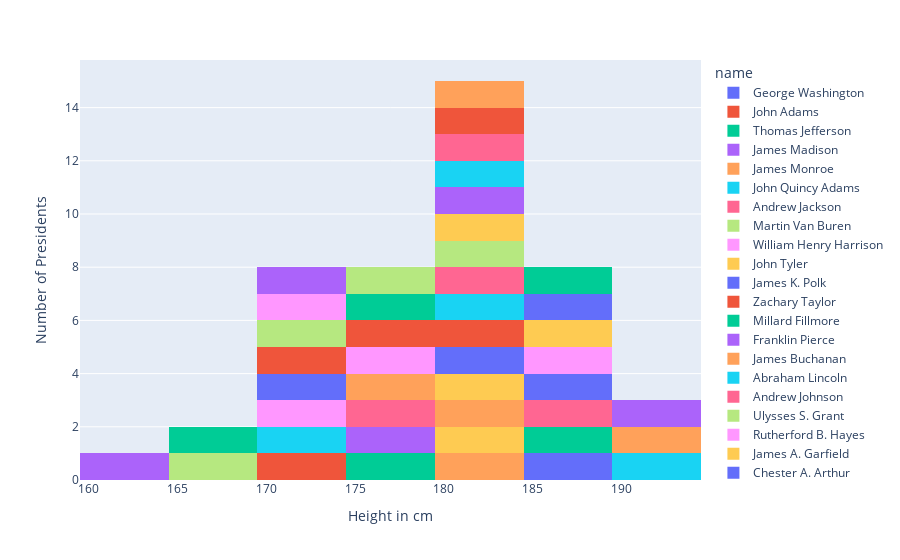

Write notebook code for a chart like this one.
### Markdown cell above
### Histogram

### Code cell
fig = px.histogram(newData, x="height", color='name')
fig.layout.yaxis.title.text="Number of Presidents"
fig.layout.xaxis.title.text="Height in cm"

fig.show()

### Figure 1 — Plotly figure (JSON) as saved in the notebook; plotly's stock layout.template omitted (floating-point values rounded to 4 significant figures)
{"data": [{"alignmentgroup": "True", "bingroup": "x", "hovertemplate": "name=George Washington<br>height=%{x}<br>count=%{y}<extra></extra>", "legendgroup": "George Washington", "marker": {"color": "#636efa", "pattern": {"shape": ""}}, "name": "George Washington", "offsetgroup": "George Washington", "orientation": "v", "showlegend": true, "type": "histogram", "x": [189], "xaxis": "x", "yaxis": "y"}, {"alignmentgroup": "True", "bingroup": "x", "hovertemplate": "name=John Adams<br>height=%{x}<br>count=%{y}<extra></extra>", "legendgroup": "John Adams", "marker": {"color": "#EF553B", "pattern": {"shape": ""}}, "name": "John Adams", "offsetgroup": "John Adams", "orientation": "v", "showlegend": true, "type": "histogram", "x": [170], "xaxis": "x", "yaxis": "y"}, {"alignmentgroup": "True", "bingroup": "x", "hovertemplate": "name=Thomas Jefferson<br>height=%{x}<br>count=%{y}<extra></extra>", "legendgroup": "Thomas Jefferson", "marker": {"color": "#00cc96", "pattern": {"shape": ""}}, "name": "Thomas Jefferson", "offsetgroup": "Thomas Jefferson", "orientation": "v", "showlegend": true, "type": "histogram", "x": [189], "xaxis": "x", "yaxis": "y"}, {"alignmentgroup": "True", "bingroup": "x", "hovertemplate": "name=James Madison<br>height=%{x}<br>count=%{y}<extra></extra>", "legendgroup": "James Madison", "marker": {"color": "#ab63fa", "pattern": {"shape": ""}}, "name": "James Madison", "offsetgroup": "James Madison", "orientation": "v", "showlegend": true, "type": "histogram", "x": [163], "xaxis": "x", "yaxis": "y"}, {"alignmentgroup": "True", "bingroup": "x", "hovertemplate": "name=James Monroe<br>height=%{x}<br>count=%{y}<extra></extra>", "legendgroup": "James Monroe", "marker": {"color": "#FFA15A", "pattern": {"shape": ""}}, "name": "James Monroe", "offsetgroup": "James Monroe", "orientation": "v", "showlegend": true, "type": "histogram", "x": [183], "xaxis": "x", "yaxis": "y"}, {"alignmentgroup": "True", "bingroup": "x", "hovertemplate": "name=John Quincy Adams<br>height=%{x}<br>count=%{y}<extra></extra>", "legendgroup": "John Quincy Adams", "marker": {"color": "#19d3f3", "pattern": {"shape": ""}}, "name": "John Quincy Adams", "offsetgroup": "John Quincy Adams", "orientation": "v", "showlegend": true, "type": "histogram", "x": [171], "xaxis": "x", "yaxis": "y"}, {"alignmentgroup": "True", "bingroup": "x", "hovertemplate": "name=Andrew Jackson<br>height=%{x}<br>count=%{y}<extra></extra>", "legendgroup": "Andrew Jackson", "marker": {"color": "#FF6692", "pattern": {"shape": ""}}, "name": "Andrew Jackson", "offsetgroup": "Andrew Jackson", "orientation": "v", "showlegend": true, "type": "histogram", "x": [185], "xaxis": "x", "yaxis": "y"}, {"alignmentgroup": "True", "bingroup": "x", "hovertemplate": "name=Martin Van Buren<br>height=%{x}<br>count=%{y}<extra></extra>", "legendgroup": "Martin Van Buren", "marker": {"color": "#B6E880", "pattern": {"shape": ""}}, "name": "Martin Van Buren", "offsetgroup": "Martin Van Buren", "orientation": "v", "showlegend": true, "type": "histogram", "x": [168], "xaxis": "x", "yaxis": "y"}, {"alignmentgroup": "True", "bingroup": "x", "hovertemplate": "name=William Henry Harrison<br>height=%{x}<br>count=%{y}<extra></extra>", "legendgroup": "William Henry Harrison", "marker": {"color": "#FF97FF", "pattern": {"shape": ""}}, "name": "William Henry Harrison", "offsetgroup": "William Henry Harrison", "orientation": "v", "showlegend": true, "type": "histogram", "x": [173], "xaxis": "x", "yaxis": "y"}, {"alignmentgroup": "True", "bingroup": "x", "hovertemplate": "name=John Tyler<br>height=%{x}<br>count=%{y}<extra></extra>", "legendgroup": "John Tyler", "marker": {"color": "#FECB52", "pattern": {"shape": ""}}, "name": "John Tyler", "offsetgroup": "John Tyler", "orientation": "v", "showlegend": true, "type": "histogram", "x": [183], "xaxis": "x", "yaxis": "y"}, {"alignmentgroup": "True", "bingroup": "x", "hovertemplate": "name=James K. Polk<br>height=%{x}<br>count=%{y}<extra></extra>", "legendgroup": "James K. Polk", "marker": {"color": "#636efa", "pattern": {"shape": ""}}, "name": "James K. Polk", "offsetgroup": "James K. Polk", "orientation": "v", "showlegend": true, "type": "histogram", "x": [173], "xaxis": "x", "yaxis": "y"}, {"alignmentgroup": "True", "bingroup": "x", "hovertemplate": "name=Zachary Taylor<br>height=%{x}<br>count=%{y}<extra></extra>", "legendgroup": "Zachary Taylor", "marker": {"color": "#EF553B", "pattern": {"shape": ""}}, "name": "Zachary Taylor", "offsetgroup": "Zachary Taylor", "orientation": "v", "showlegend": true, "type": "histogram", "x": [173], "xaxis": "x", "yaxis": "y"}, {"alignmentgroup": "True", "bingroup": "x", "hovertemplate": "name=Millard Fillmore<br>height=%{x}<br>count=%{y}<extra></extra>", "legendgroup": "Millard Fillmore", "marker": {"color": "#00cc96", "pattern": {"shape": ""}}, "name": "Millard Fillmore", "offsetgroup": "Millard Fillmore", "orientation": "v", "showlegend": true, "type": "histogram", "x": [175], "xaxis": "x", "yaxis": "y"}, {"alignmentgroup": "True", "bingroup": "x", "hovertemplate": "name=Franklin Pierce<br>height=%{x}<br>count=%{y}<extra></extra>", "legendgroup": "Franklin Pierce", "marker": {"color": "#ab63fa", "pattern": {"shape": ""}}, "name": "Franklin Pierce", "offsetgroup": "Franklin Pierce", "orientation": "v", "showlegend": true, "type": "histogram", "x": [178], "xaxis": "x", "yaxis": "y"}, {"alignmentgroup": "True", "bingroup": "x", "hovertemplate": "name=James Buchanan<br>height=%{x}<br>count=%{y}<extra></extra>", "legendgroup": "James Buchanan", "marker": {"color": "#FFA15A", "pattern": {"shape": ""}}, "name": "James Buchanan", "offsetgroup": "James Buchanan", "orientation": "v", "showlegend": true, "type": "histogram", "x": [183], "xaxis": "x", "yaxis": "y"}, {"alignmentgroup": "True", "bingroup": "x", "hovertemplate": "name=Abraham Lincoln<br>height=%{x}<br>count=%{y}<extra></extra>", "legendgroup": "Abraham Lincoln", "marker": {"color": "#19d3f3", "pattern": {"shape": ""}}, "name": "Abraham Lincoln", "offsetgroup": "Abraham Lincoln", "orientation": "v", "showlegend": true, "type": "histogram", "x": [193], "xaxis": "x", "yaxis": "y"}, {"alignmentgroup": "True", "bingroup": "x", "hovertemplate": "name=Andrew Johnson<br>height=%{x}<br>count=%{y}<extra></extra>", "legendgroup": "Andrew Johnson", "marker": {"color": "#FF6692", "pattern": {"shape": ""}}, "name": "Andrew Johnson", "offsetgroup": "Andrew Johnson", "orientation": "v", "showlegend": true, "type": "histogram", "x": [178], "xaxis": "x", "yaxis": "y"}, {"alignmentgroup": "True", "bingroup": "x", "hovertemplate": "name=Ulysses S. Grant<br>height=%{x}<br>count=%{y}<extra></extra>", "legendgroup": "Ulysses S. Grant", "marker": {"color": "#B6E880", "pattern": {"shape": ""}}, "name": "Ulysses S. Grant", "offsetgroup": "Ulysses S. Grant", "orientation": "v", "showlegend": true, "type": "histogram", "x": [173], "xaxis": "x", "yaxis": "y"}, {"alignmentgroup": "True", "bingroup": "x", "hovertemplate": "name=Rutherford B. Hayes<br>height=%{x}<br>count=%{y}<extra></extra>", "legendgroup": "Rutherford B. Hayes", "marker": {"color": "#FF97FF", "pattern": {"shape": ""}}, "name": "Rutherford B. Hayes", "offsetgroup": "Rutherford B. Hayes", "orientation": "v", "showlegend": true, "type": "histogram", "x": [174], "xaxis": "x", "yaxis": "y"}, {"alignmentgroup": "True", "bingroup": "x", "hovertemplate": "name=James A. Garfield<br>height=%{x}<br>count=%{y}<extra></extra>", "legendgroup": "James A. Garfield", "marker": {"color": "#FECB52", "pattern": {"shape": ""}}, "name": "James A. Garfield", "offsetgroup": "James A. Garfield", "orientation": "v", "showlegend": true, "type": "histogram", "x": [183], "xaxis": "x", "yaxis": "y"}, {"alignmentgroup": "True", "bingroup": "x", "hovertemplate": "name=Chester A. Arthur<br>height=%{x}<br>count=%{y}<extra></extra>", "legendgroup": "Chester A. Arthur", "marker": {"color": "#636efa", "pattern": {"shape": ""}}, "name": "Chester A. Arthur", "offsetgroup": "Chester A. Arthur", "orientation": "v", "showlegend": true, "type": "histogram", "x": [183], "xaxis": "x", "yaxis": "y"}, {"alignmentgroup": "True", "bingroup": "x", "hovertemplate": "name=Grover Cleveland<br>height=%{x}<br>count=%{y}<extra></extra>", "legendgroup": "Grover Cleveland", "marker": {"color": "#EF553B", "pattern": {"shape": ""}}, "name": "Grover Cleveland", "offsetgroup": "Grover Cleveland", "orientation": "v", "showlegend": true, "type": "histogram", "x": [180], "xaxis": "x", "yaxis": "y"}, {"alignmentgroup": "True", "bingroup": "x", "hovertemplate": "name=Benjamin Harrison<br>height=%{x}<br>count=%{y}<extra></extra>", "legendgroup": "Benjamin Harrison", "marker": {"color": "#00cc96", "pattern": {"shape": ""}}, "name": "Benjamin Harrison", "offsetgroup": "Benjamin Harrison", "orientation": "v", "showlegend": true, "type": "histogram", "x": [168], "xaxis": "x", "yaxis": "y"}, {"alignmentgroup": "True", "bingroup": "x", "hovertemplate": "name=William McKinley<br>height=%{x}<br>count=%{y}<extra></extra>", "legendgroup": "William McKinley", "marker": {"color": "#ab63fa", "pattern": {"shape": ""}}, "name": "William McKinley", "offsetgroup": "William McKinley", "orientation": "v", "showlegend": true, "type": "histogram", "x": [170], "xaxis": "x", "yaxis": "y"}, {"alignmentgroup": "True", "bingroup": "x", "hovertemplate": "name=Theodore Roosevelt<br>height=%{x}<br>count=%{y}<extra></extra>", "legendgroup": "Theodore Roosevelt", "marker": {"color": "#FFA15A", "pattern": {"shape": ""}}, "name": "Theodore Roosevelt", "offsetgroup": "Theodore Roosevelt", "orientation": "v", "showlegend": true, "type": "histogram", "x": [178], "xaxis": "x", "yaxis": "y"}, {"alignmentgroup": "True", "bingroup": "x", "hovertemplate": "name=William Howard Taft<br>height=%{x}<br>count=%{y}<extra></extra>", "legendgroup": "William Howard Taft", "marker": {"color": "#19d3f3", "pattern": {"shape": ""}}, "name": "William Howard Taft", "offsetgroup": "William Howard Taft", "orientation": "v", "showlegend": true, "type": "histogram", "x": [182], "xaxis": "x", "yaxis": "y"}, {"alignmentgroup": "True", "bingroup": "x", "hovertemplate": "name=Woodrow Wilson<br>height=%{x}<br>count=%{y}<extra></extra>", "legendgroup": "Woodrow Wilson", "marker": {"color": "#FF6692", "pattern": {"shape": ""}}, "name": "Woodrow Wilson", "offsetgroup": "Woodrow Wilson", "orientation": "v", "showlegend": true, "type": "histogram", "x": [180], "xaxis": "x", "yaxis": "y"}, {"alignmentgroup": "True", "bingroup": "x", "hovertemplate": "name=Warren G. Harding<br>height=%{x}<br>count=%{y}<extra></extra>", "legendgroup": "Warren G. Harding", "marker": {"color": "#B6E880", "pattern": {"shape": ""}}, "name": "Warren G. Harding", "offsetgroup": "Warren G. Harding", "orientation": "v", "showlegend": true, "type": "histogram", "x": [183], "xaxis": "x", "yaxis": "y"}, {"alignmentgroup": "True", "bingroup": "x", "hovertemplate": "name=Calvin Coolidge<br>height=%{x}<br>count=%{y}<extra></extra>", "legendgroup": "Calvin Coolidge", "marker": {"color": "#FF97FF", "pattern": {"shape": ""}}, "name": "Calvin Coolidge", "offsetgroup": "Calvin Coolidge", "orientation": "v", "showlegend": true, "type": "histogram", "x": [178], "xaxis": "x", "yaxis": "y"}, {"alignmentgroup": "True", "bingroup": "x", "hovertemplate": "name=Herbert Hoover<br>height=%{x}<br>count=%{y}<extra></extra>", "legendgroup": "Herbert Hoover", "marker": {"color": "#FECB52", "pattern": {"shape": ""}}, "name": "Herbert Hoover", "offsetgroup": "Herbert Hoover", "orientation": "v", "showlegend": true, "type": "histogram", "x": [182], "xaxis": "x", "yaxis": "y"}, {"alignmentgroup": "True", "bingroup": "x", "hovertemplate": "name=Franklin D. Roosevelt<br>height=%{x}<br>count=%{y}<extra></extra>", "legendgroup": "Franklin D. Roosevelt", "marker": {"color": "#636efa", "pattern": {"shape": ""}}, "name": "Franklin D. Roosevelt", "offsetgroup": "Franklin D. Roosevelt", "orientation": "v", "showlegend": true, "type": "histogram", "x": [188], "xaxis": "x", "yaxis": "y"}, {"alignmentgroup": "True", "bingroup": "x", "hovertemplate": "name=Harry S. Truman<br>height=%{x}<br>count=%{y}<extra></extra>", "legendgroup": "Harry S. Truman", "marker": {"color": "#EF553B", "pattern": {"shape": ""}}, "name": "Harry S. Truman", "offsetgroup": "Harry S. Truman", "orientation": "v", "showlegend": true, "type": "histogram", "x": [175], "xaxis": "x", "yaxis": "y"}, {"alignmentgroup": "True", "bingroup": "x", "hovertemplate": "name=Dwight D. Eisenhower<br>height=%{x}<br>count=%{y}<extra></extra>", "legendgroup": "Dwight D. Eisenhower", "marker": {"color": "#00cc96", "pattern": {"shape": ""}}, "name": "Dwight D. Eisenhower", "offsetgroup": "Dwight D. Eisenhower", "orientation": "v", "showlegend": true, "type": "histogram", "x": [179], "xaxis": "x", "yaxis": "y"}, {"alignmentgroup": "True", "bingroup": "x", "hovertemplate": "name=John F. Kennedy<br>height=%{x}<br>count=%{y}<extra></extra>", "legendgroup": "John F. Kennedy", "marker": {"color": "#ab63fa", "pattern": {"shape": ""}}, "name": "John F. Kennedy", "offsetgroup": "John F. Kennedy", "orientation": "v", "showlegend": true, "type": "histogram", "x": [183], "xaxis": "x", "yaxis": "y"}, {"alignmentgroup": "True", "bingroup": "x", "hovertemplate": "name=Lyndon B. Johnson<br>height=%{x}<br>count=%{y}<extra></extra>", "legendgroup": "Lyndon B. Johnson", "marker": {"color": "#FFA15A", "pattern": {"shape": ""}}, "name": "Lyndon B. Johnson", "offsetgroup": "Lyndon B. Johnson", "orientation": "v", "showlegend": true, "type": "histogram", "x": [193], "xaxis": "x", "yaxis": "y"}, {"alignmentgroup": "True", "bingroup": "x", "hovertemplate": "name=Richard Nixon<br>height=%{x}<br>count=%{y}<extra></extra>", "legendgroup": "Richard Nixon", "marker": {"color": "#19d3f3", "pattern": {"shape": ""}}, "name": "Richard Nixon", "offsetgroup": "Richard Nixon", "orientation": "v", "showlegend": true, "type": "histogram", "x": [182], "xaxis": "x", "yaxis": "y"}, {"alignmentgroup": "True", "bingroup": "x", "hovertemplate": "name=Gerald Ford<br>height=%{x}<br>count=%{y}<extra></extra>", "legendgroup": "Gerald Ford", "marker": {"color": "#FF6692", "pattern": {"shape": ""}}, "name": "Gerald Ford", "offsetgroup": "Gerald Ford", "orientation": "v", "showlegend": true, "type": "histogram", "x": [183], "xaxis": "x", "yaxis": "y"}, {"alignmentgroup": "True", "bingroup": "x", "hovertemplate": "name=Jimmy Carter<br>height=%{x}<br>count=%{y}<extra></extra>", "legendgroup": "Jimmy Carter", "marker": {"color": "#B6E880", "pattern": {"shape": ""}}, "name": "Jimmy Carter", "offsetgroup": "Jimmy Carter", "orientation": "v", "showlegend": true, "type": "histogram", "x": [177], "xaxis": "x", "yaxis": "y"}, {"alignmentgroup": "True", "bingroup": "x", "hovertemplate": "name=Ronald Reagan<br>height=%{x}<br>count=%{y}<extra></extra>", "legendgroup": "Ronald Reagan", "marker": {"color": "#FF97FF", "pattern": {"shape": ""}}, "name": "Ronald Reagan", "offsetgroup": "Ronald Reagan", "orientation": "v", "showlegend": true, "type": "histogram", "x": [185], "xaxis": "x", "yaxis": "y"}, {"alignmentgroup": "True", "bingroup": "x", "hovertemplate": "name=George H. W. Bush<br>height=%{x}<br>count=%{y}<extra></extra>", "legendgroup": "George H. W. Bush", "marker": {"color": "#FECB52", "pattern": {"shape": ""}}, "name": "George H. W. Bush", "offsetgroup": "George H. W. Bush", "orientation": "v", "showlegend": true, "type": "histogram", "x": [188], "xaxis": "x", "yaxis": "y"}, {"alignmentgroup": "True", "bingroup": "x", "hovertemplate": "name=Bill Clinton<br>height=%{x}<br>count=%{y}<extra></extra>", "legendgroup": "Bill Clinton", "marker": {"color": "#636efa", "pattern": {"shape": ""}}, "name": "Bill Clinton", "offsetgroup": "Bill Clinton", "orientation": "v", "showlegend": true, "type": "histogram", "x": [188], "xaxis": "x", "yaxis": "y"}, {"alignmentgroup": "True", "bingroup": "x", "hovertemplate": "name=George W. Bush<br>height=%{x}<br>count=%{y}<extra></extra>", "legendgroup": "George W. Bush", "marker": {"color": "#EF553B", "pattern": {"shape": ""}}, "name": "George W. Bush", "offsetgroup": "George W. Bush", "orientation": "v", "showlegend": true, "type": "histogram", "x": [182], "xaxis": "x", "yaxis": "y"}, {"alignmentgroup": "True", "bingroup": "x", "hovertemplate": "name=Barack Obama<br>height=%{x}<br>count=%{y}<extra></extra>", "legendgroup": "Barack Obama", "marker": {"color": "#00cc96", "pattern": {"shape": ""}}, "name": "Barack Obama", "offsetgroup": "Barack Obama", "orientation": "v", "showlegend": true, "type": "histogram", "x": [185], "xaxis": "x", "yaxis": "y"}, {"alignmentgroup": "True", "bingroup": "x", "hovertemplate": "name=Donald Trump<br>height=%{x}<br>count=%{y}<extra></extra>", "legendgroup": "Donald Trump", "marker": {"color": "#ab63fa", "pattern": {"shape": ""}}, "name": "Donald Trump", "offsetgroup": "Donald Trump", "orientation": "v", "showlegend": true, "type": "histogram", "x": [190], "xaxis": "x", "yaxis": "y"}, {"alignmentgroup": "True", "bingroup": "x", "hovertemplate": "name=Joseph Biden<br>height=%{x}<br>count=%{y}<extra></extra>", "legendgroup": "Joseph Biden", "marker": {"color": "#FFA15A", "pattern": {"shape": ""}}, "name": "Joseph Biden", "offsetgroup": "Joseph Biden", "orientation": "v", "showlegend": true, "type": "histogram", "x": [182], "xaxis": "x", "yaxis": "y"}], "layout": {"barmode": "relative", "legend": {"title": {"text": "name"}, "tracegroupgap": 0}, "margin": {"t": 60}, "xaxis": {"anchor": "y", "domain": [0, 1], "title": {"text": "Height in cm"}}, "yaxis": {"anchor": "x", "domain": [0, 1], "title": {"text": "Number of Presidents"}}}}
